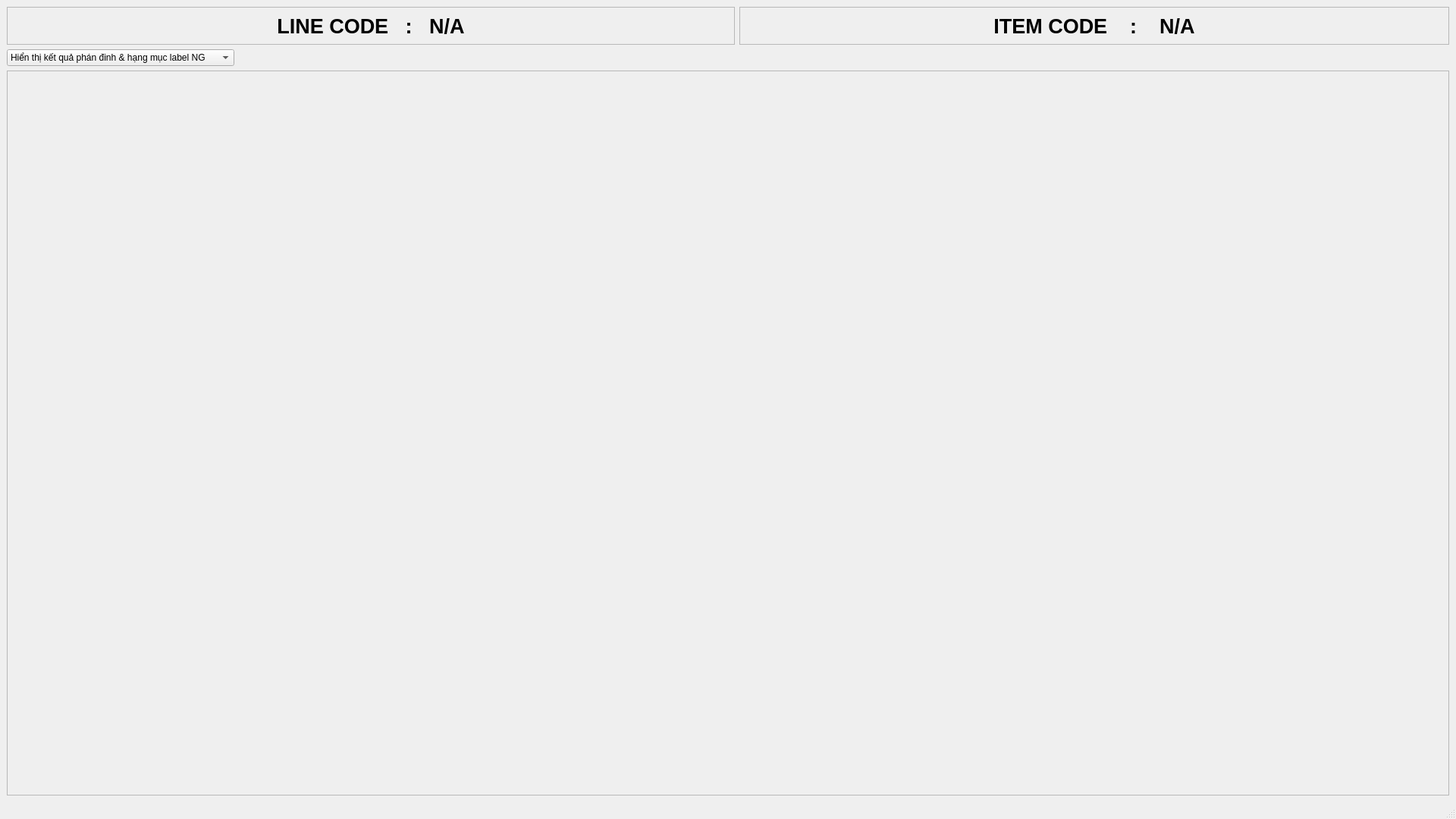
<?xml version="1.0" encoding="UTF-8"?>
<ui version="4.0">
 <class>MainWindow</class>
 <widget class="QMainWindow" name="MainWindow">
  <property name="geometry">
   <rect>
    <x>0</x>
    <y>0</y>
    <width>1920</width>
    <height>1080</height>
   </rect>
  </property>
  <property name="windowTitle">
   <string>MainWindow</string>
  </property>
  <widget class="QWidget" name="centralwidget">
   <layout class="QGridLayout" name="gridLayout_3">
    <item row="0" column="1">
     <widget class="QFrame" name="frame_3">
      <property name="maximumSize">
       <size>
        <width>16777215</width>
        <height>50</height>
       </size>
      </property>
      <property name="font">
       <font>
        <pointsize>20</pointsize>
       </font>
      </property>
      <property name="frameShape">
       <enum>QFrame::StyledPanel</enum>
      </property>
      <property name="frameShadow">
       <enum>QFrame::Raised</enum>
      </property>
      <layout class="QHBoxLayout" name="horizontalLayout_2">
       <item>
        <widget class="QLabel" name="label_3">
         <property name="maximumSize">
          <size>
           <width>16777215</width>
           <height>16777215</height>
          </size>
         </property>
         <property name="font">
          <font>
           <pointsize>20</pointsize>
           <weight>75</weight>
           <bold>true</bold>
          </font>
         </property>
         <property name="text">
          <string>ITEM CODE    :    N/A</string>
         </property>
         <property name="alignment">
          <set>Qt::AlignCenter</set>
         </property>
        </widget>
       </item>
      </layout>
     </widget>
    </item>
    <item row="2" column="0" colspan="2">
     <widget class="QFrame" name="frame_2">
      <property name="frameShape">
       <enum>QFrame::StyledPanel</enum>
      </property>
      <property name="frameShadow">
       <enum>QFrame::Raised</enum>
      </property>
     </widget>
    </item>
    <item row="0" column="0">
     <widget class="QFrame" name="frame">
      <property name="minimumSize">
       <size>
        <width>960</width>
        <height>0</height>
       </size>
      </property>
      <property name="maximumSize">
       <size>
        <width>16777215</width>
        <height>50</height>
       </size>
      </property>
      <property name="frameShape">
       <enum>QFrame::StyledPanel</enum>
      </property>
      <property name="frameShadow">
       <enum>QFrame::Raised</enum>
      </property>
      <layout class="QHBoxLayout" name="horizontalLayout">
       <item>
        <widget class="QLabel" name="label">
         <property name="maximumSize">
          <size>
           <width>16777215</width>
           <height>16777215</height>
          </size>
         </property>
         <property name="font">
          <font>
           <pointsize>20</pointsize>
           <weight>75</weight>
           <bold>true</bold>
          </font>
         </property>
         <property name="text">
          <string>LINE CODE   :   N/A</string>
         </property>
         <property name="alignment">
          <set>Qt::AlignCenter</set>
         </property>
        </widget>
       </item>
      </layout>
     </widget>
    </item>
    <item row="1" column="0">
     <widget class="QComboBox" name="comboBox">
      <property name="maximumSize">
       <size>
        <width>300</width>
        <height>16777215</height>
       </size>
      </property>
      <item>
       <property name="text">
        <string>Hiển thị kết quả phán đinh &amp; hạng mục label NG</string>
       </property>
      </item>
      <item>
       <property name="text">
        <string>Hiển thị kết quả phán đinh &amp; kết quả tính toán</string>
       </property>
      </item>
      <item>
       <property name="text">
        <string>Hiển thị kết quả phán định OK/NG</string>
       </property>
      </item>
      <item>
       <property name="text">
        <string>Hiển thị hạng mục label NG</string>
       </property>
      </item>
      <item>
       <property name="text">
        <string>Hiển thị kết quả tính toán</string>
       </property>
      </item>
      <item>
       <property name="text">
        <string>Hiển thị tất cả chế độ</string>
       </property>
      </item>
      <item>
       <property name="text">
        <string>Tắt chế độ hiển thị</string>
       </property>
      </item>
     </widget>
    </item>
   </layout>
  </widget>
  <widget class="QMenuBar" name="menubar">
   <property name="geometry">
    <rect>
     <x>0</x>
     <y>0</y>
     <width>1920</width>
     <height>21</height>
    </rect>
   </property>
  </widget>
  <widget class="QStatusBar" name="statusbar"/>
 </widget>
 <resources/>
 <connections/>
</ui>
